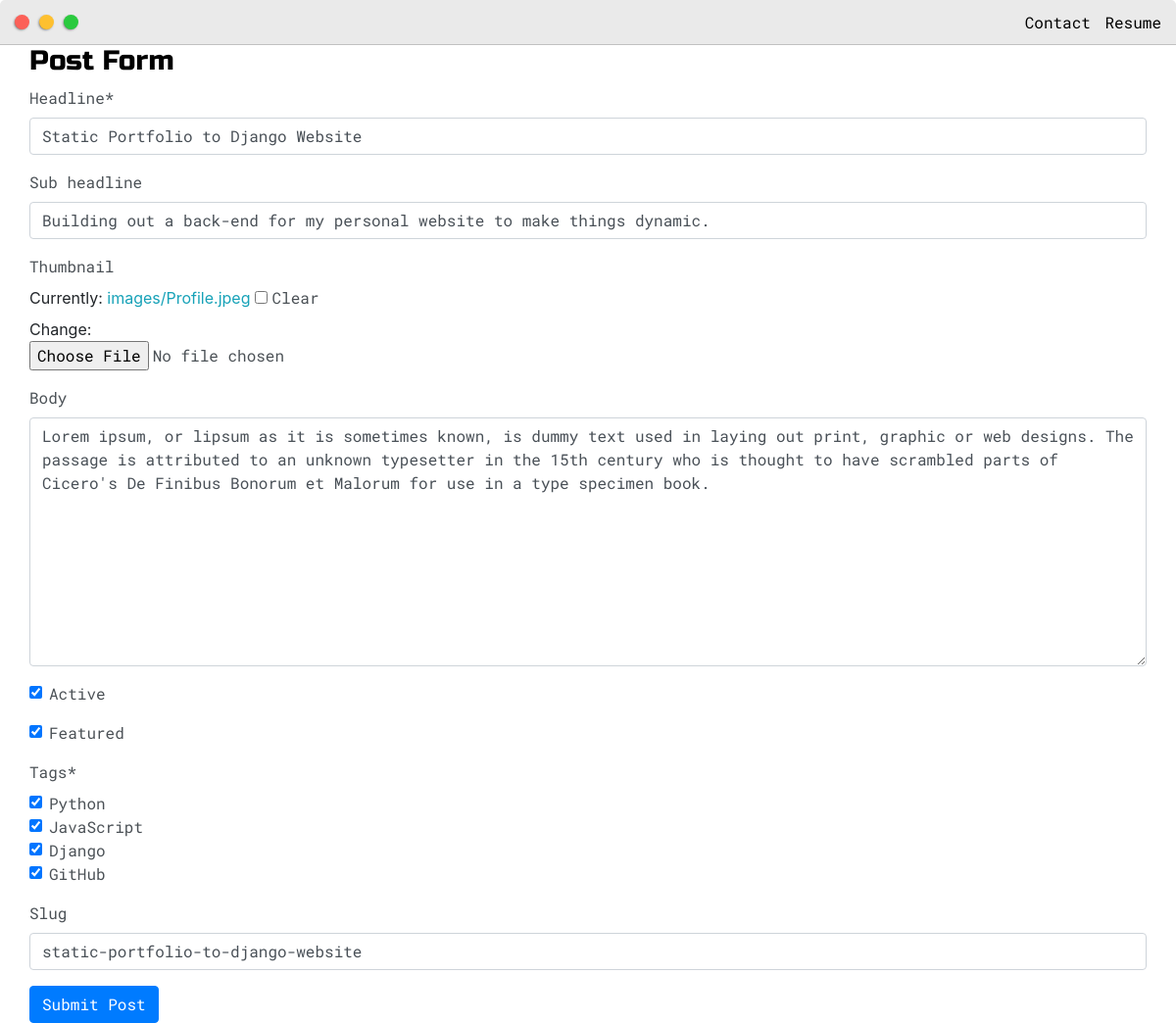
The app's page /update_post/static-portfolio-to-django-website/ (signed in) with its own data.
### base/models.py (models this page shows, shortened)
class Post(models.Model):
    headline = models.CharField(max_length=200)
    sub_headline = models.CharField(max_length=200, null=True, blank=True)
    thumbnail = models.ImageField(null=True, blank=True, upload_to="images", default="placeholder1.png")
    body = RichTextUploadingField(null=True, blank=True)
    created = models.DateTimeField(auto_now_add=True)
    active = models.BooleanField(default=False)
    featured = models.BooleanField(default=False)
    tags = models.ManyToManyField(Tag, null=True)
    slug = models.SlugField(null=True, blank=True)

### base/views.py (the view)
# urls.py: path('update_post/<slug:slug>/', views.updatePost, name='update_post'),
@login_required(login_url="home")
def updatePost(request, slug):
    post = Post.objects.get(slug=slug)
    form = PostForm(instance=post)
    if request.method == 'POST':
        form = PostForm(request.POST, request.FILES, instance=post)
        if form.is_valid():
            form.save()
        return redirect('posts')
    context = {'form': form}
    return render(request, 'base/post_form.html', context)

### base/forms.py
class PostForm(ModelForm):
    class Meta:
        model = Post
        fields = '__all__'
        widgets = {
            'tags': forms.CheckboxSelectMultiple(),
        }

### base/models.py (called while the page is built)
    def __str__(self):
        return self.name

### base/templates/base/post_form.html (shortened to what this page needs)
{% extends 'base/main.html' %}
{% load static %}
{% load crispy_forms_tags %}
{% block content %}
<div class="main-container">
    <h3>Post Form</h3>
    <form action="" method="POST" enctype="multipart/form-data">
        {{ form | crispy}}
        <input class="btn btn-primary" type="submit" value="Submit Post">
    </form>
</div>
{% endblock %}

### static/css/default.css (style rules this page uses)
:root { --mainColor:#eaeaea; --mainShadow: 20px 20px 60px #c7c7c7, -20px -20px 60px #ffffff; --mainRadius: 5px 5px 0 0; --secondaryColor:#fff; --secondaryShadow: 14px 14px 12px #f7f7f7, -14px -14px 12px #ffffff; --secondaryRadius: 5px;; --borderColor:#c1c1c1; --mainText:black; --secondaryText:#4b5156; --themeDotBorder: #24292e; --previewBg:rgb(251,249,243,0.8); --previewShadow:#f0ead6; --buttonColor:black; --inputField: inset 8px 8px 38px #ededed, inset -8px -8px 38px #ffffff; }
html,body { padding: 0; margin: 0; scroll-behavior: smooth; }
body * { transition: 0.4s; }
h1,h2,h3,h4,h5,h6,strong { color: var(--mainText); font-family: 'Russo One', sans-serif; font-weight: 500; }
p,li,span,label,input,textarea { color: var(--secondaryText); font-family: 'Roboto Mono', monospace; }
a { text-decoration: none; color: #17a2b8; }
h3 { font-size: 28px }
.main-container { width: 1200px; margin: 0 auto; }
@media screen and (max-width: 1200px) { .main-container { width: 95%; } }

### records on screen
Post: headline "Static Portfolio to Django Website", sub_headline "Building out a back-end for my personal website to make things dynamic.", body "Lorem ipsum, or lipsum as it is sometimes known, is dummy text used in laying out print, graphic or web designs. The passage is attributed to an unknown typesetter in the 15th century who is thought to have scrambled parts of Cicero's De Finibus Bonorum et Malorum for use in a type specimen book.", active "☑", featured "☑", slug "static-portfolio-to-django-website"
